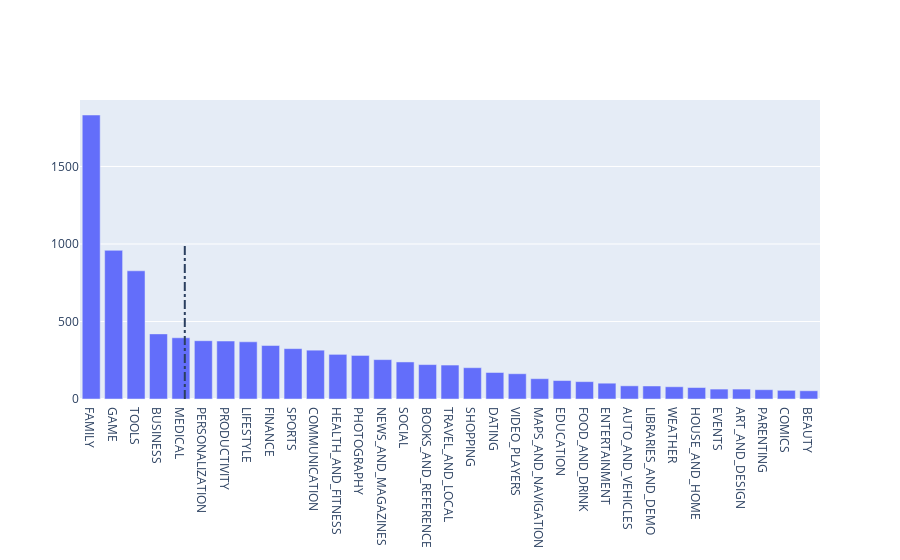

Notebook code for this chart:
### Markdown cell above
# 5. Distribution of App ratings

### Code cell
# Average rating of apps
avg_app_rating = apps["Rating"].mean()
print("Average app rating =", avg_app_rating)

# Distribution of apps according to their ratings
dara = [go.Histogram(
        x = apps["Rating"]
)]

# Vertical dashed line to indicate the average app rating
layout = {'shapes': [{
              'type' :'line',
              'x0': avg_app_rating,
              'y0': 0,
              'x1': avg_app_rating,
              'y1': 1000,
              'line': { 'dash': 'dashdot'}
          }]
          }


plotly.offline.iplot({'data': data, 'layout': layout})

### Figure 1 — Plotly figure (JSON) as saved in the notebook; plotly's stock layout.template omitted (floating-point values rounded to 4 significant figures)
{"data": [{"type": "bar", "x": ["FAMILY", "GAME", "TOOLS", "BUSINESS", "MEDICAL", "PERSONALIZATION", "PRODUCTIVITY", "LIFESTYLE", "FINANCE", "SPORTS", "COMMUNICATION", "HEALTH_AND_FITNESS", "PHOTOGRAPHY", "NEWS_AND_MAGAZINES", "SOCIAL", "BOOKS_AND_REFERENCE", "TRAVEL_AND_LOCAL", "SHOPPING", "DATING", "VIDEO_PLAYERS", "MAPS_AND_NAVIGATION", "EDUCATION", "FOOD_AND_DRINK", "ENTERTAINMENT", "AUTO_AND_VEHICLES", "LIBRARIES_AND_DEMO", "WEATHER", "HOUSE_AND_HOME", "EVENTS", "ART_AND_DESIGN", "PARENTING", "COMICS", "BEAUTY"], "y": [1832, 959, 827, 420, 395, 376, 374, 369, 345, 325, 315, 288, 281, 254, 239, 222, 219, 202, 171, 163, 131, 119, 112, 102, 85, 84, 79, 74, 64, 64, 60, 56, 53]}], "layout": {"shapes": [{"line": {"dash": "dashdot"}, "type": "line", "x0": 4.173, "x1": 4.173, "y0": 0, "y1": 1000}]}}
